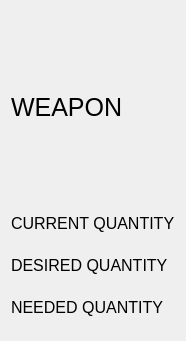
      <widget class="QWidget" name="scrollAreaWidgetContents_2">
       <property name="geometry">
        <rect>
         <x>0</x>
         <y>0</y>
         <width>165</width>
         <height>341</height>
        </rect>
       </property>
       <property name="sizePolicy">
        <sizepolicy hsizetype="MinimumExpanding" vsizetype="Preferred">
         <horstretch>0</horstretch>
         <verstretch>0</verstretch>
        </sizepolicy>
       </property>
       <layout class="QGridLayout" name="gridLayout_2">
        <item row="0" column="0">
         <widget class="QLabel" name="label_6">
          <property name="sizePolicy">
           <sizepolicy hsizetype="Fixed" vsizetype="Fixed">
            <horstretch>0</horstretch>
            <verstretch>0</verstretch>
           </sizepolicy>
          </property>
          <property name="minimumSize">
           <size>
            <width>0</width>
            <height>175</height>
           </size>
          </property>
          <property name="font">
           <font>
            <pointsize>19</pointsize>
           </font>
          </property>
          <property name="layoutDirection">
           <enum>Qt::LeftToRight</enum>
          </property>
          <property name="text">
           <string>WEAPON</string>
          </property>
         </widget>
        </item>
        <item row="1" column="0">
         <widget class="QLabel" name="label_5">
          <property name="sizePolicy">
           <sizepolicy hsizetype="Fixed" vsizetype="Maximum">
            <horstretch>0</horstretch>
            <verstretch>0</verstretch>
           </sizepolicy>
          </property>
          <property name="minimumSize">
           <size>
            <width>0</width>
            <height>27</height>
           </size>
          </property>
          <property name="font">
           <font>
            <pointsize>12</pointsize>
           </font>
          </property>
          <property name="text">
           <string>CURRENT QUANTITY</string>
          </property>
         </widget>
        </item>
        <item row="2" column="0">
         <widget class="QLabel" name="label_8">
          <property name="sizePolicy">
           <sizepolicy hsizetype="Fixed" vsizetype="Maximum">
            <horstretch>0</horstretch>
            <verstretch>0</verstretch>
           </sizepolicy>
          </property>
          <property name="minimumSize">
           <size>
            <width>0</width>
            <height>27</height>
           </size>
          </property>
          <property name="font">
           <font>
            <pointsize>12</pointsize>
           </font>
          </property>
          <property name="text">
           <string>DESIRED QUANTITY</string>
          </property>
         </widget>
        </item>
        <item row="3" column="0">
         <widget class="QLabel" name="label_7">
          <property name="sizePolicy">
           <sizepolicy hsizetype="Fixed" vsizetype="Maximum">
            <horstretch>0</horstretch>
            <verstretch>0</verstretch>
           </sizepolicy>
          </property>
          <property name="minimumSize">
           <size>
            <width>0</width>
            <height>27</height>
           </size>
          </property>
          <property name="font">
           <font>
            <pointsize>12</pointsize>
           </font>
          </property>
          <property name="text">
           <string>NEEDED QUANTITY</string>
          </property>
         </widget>
        </item>
       </layout>
      </widget>
